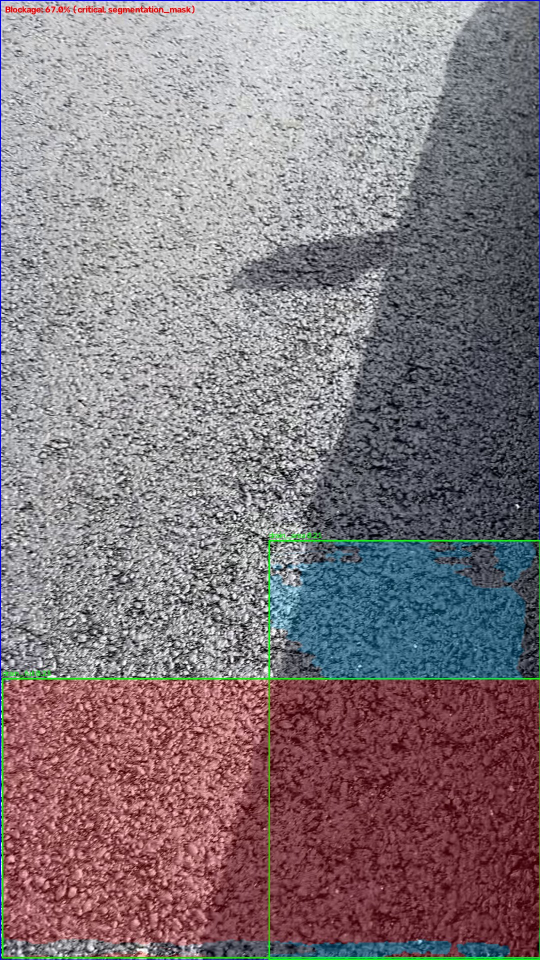
#> input picture analysis/new_data_spool/pending/1f7ae038-c70d-4d2b-9087-694e2da4acae.jpg, 1080 x 1920 px (shown at 1/2 size)
$ python review_negative_candidates.py ../analysis/new_data_spool/pending out
#> lines starting #> are read from the running program, lines starting #| are printed output that depends on the picture; after the words box and inside, x2 and y2 are one past the last pixel; in counts of white or black regions, pixels touching at a corner belong together
"""Interactively review field-video negative candidates.

Keys:
  N: confirm no drain and copy to the reviewed-negative staging set
  S: not a negative; keep out of the negative staging set
  U: uncertain; keep out of the negative staging set
  P: go to the previous candidate
  Q: save and quit
"""

from __future__ import annotations

import argparse
import csv
import shutil
from pathlib import Path


IMAGE_SUFFIXES = {".jpg", ".jpeg", ".png"}
STATUSES = {"confirmed_negative", "needs_label", "uncertain"}


def _load_review(review_csv: Path) -> dict[str, str]:
    if not review_csv.is_file():
        return {}
    with review_csv.open(encoding="utf-8", newline="") as stream:
        return {
            row["image"]: row["status"]
            for row in csv.DictReader(stream)
            if row.get("image") and row.get("status") in STATUSES
        }


def _save_review(review_csv: Path, statuses: dict[str, str]) -> None:
    review_csv.parent.mkdir(parents=True, exist_ok=True)
    temporary = review_csv.with_suffix(".tmp")
    with temporary.open("w", encoding="utf-8", newline="") as stream:
        writer = csv.DictWriter(stream, fieldnames=("image", "status"))
        writer.writeheader()
        for image in sorted(statuses):
            writer.writerow({"image": image, "status": statuses[image]})
    temporary.replace(review_csv)


def review_candidates(
    image_dir: str | Path,
    output_dir: str | Path,
    audit_csv: str | Path | None = None,
    window_width: int = 1200,
) -> dict[str, int]:
#> called with window_width = 1200
    try:
        import cv2
    except ImportError as exc:
        raise RuntimeError("OpenCV is required for candidate review") from exc

    image_dir = Path(image_dir)
    output_dir = Path(output_dir)
    review_csv = image_dir / "review.csv"
    image_paths = sorted(
        path for path in image_dir.iterdir()
        if path.is_file() and path.suffix.lower() in IMAGE_SUFFIXES
    )
    if not image_paths:
        raise ValueError(f"No candidate images found in {image_dir}")
    if window_width <= 0:
        raise ValueError("window_width must be positive")

    audit = {}
    if audit_csv is not None and Path(audit_csv).is_file():
        with Path(audit_csv).open(encoding="utf-8", newline="") as stream:
            audit = {row["image"]: row for row in csv.DictReader(stream)}

    statuses = _load_review(review_csv)
    image_output = output_dir / "images"
    label_output = output_dir / "labels"
    image_output.mkdir(parents=True, exist_ok=True)
    label_output.mkdir(parents=True, exist_ok=True)

    window = "negative candidate review"
    cv2.namedWindow(window, cv2.WINDOW_NORMAL)
    cv2.resizeWindow(window, window_width, window_width)
    index = next(
        (position for position, path in enumerate(image_paths) if path.name not in statuses),
        len(image_paths),
    )
    try:
        while 0 <= index < len(image_paths):
            image_path = image_paths[index]
            image = cv2.imread(str(image_path))
#> image is the input picture: shape (1920, 1080, 3); mean B, G, R 126.1, 121, 133.2
            if image is None:
                statuses[image_path.name] = "uncertain"
                index += 1
                continue

            scale = min(1.0, window_width / image.shape[1])
#> scale = 1
            display = cv2.resize(
                image,
                (max(1, int(round(image.shape[1] * scale))), max(1, int(round(image.shape[0] * scale)))),
                interpolation=cv2.INTER_AREA,
            )
            audit_row = audit.get(image_path.name, {})
            hit = audit_row.get("detection_count", "0")
            header = (
                f"{index + 1}/{len(image_paths)} {image_path.name} "
                f"legacy_hit={hit} | N negative S needs_label U uncertain P previous Q quit"
            )
            cv2.putText(
                display,
                header,
                (8, 25),
                cv2.FONT_HERSHEY_SIMPLEX,
                0.55,
                (0, 255, 255),
                2,
                cv2.LINE_AA,
            )
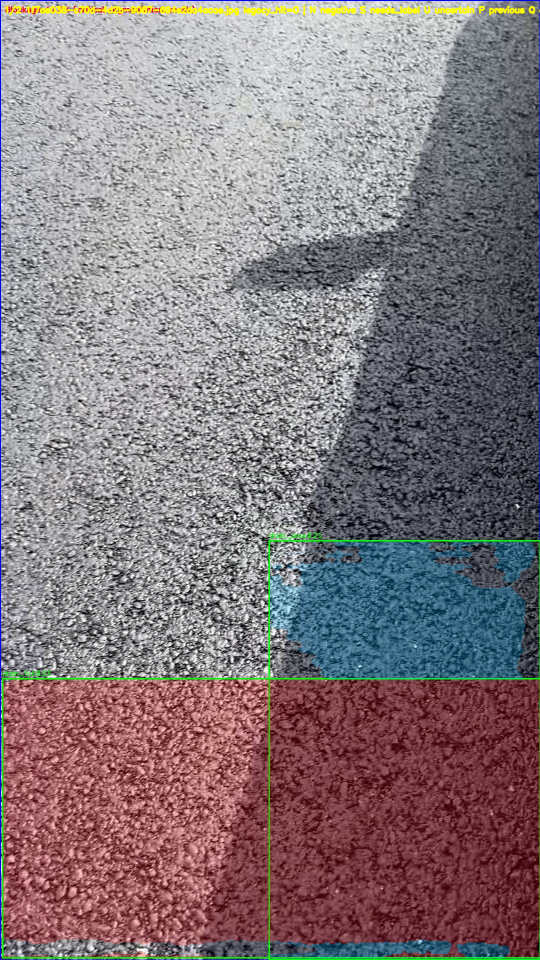
#> display: shape (1920, 1080, 3) (shown at 1/2 size); 0.56% of pixels changed, all inside (x1, y1, x2, y2) = (9, 10, 1080, 32)
            cv2.imshow(window, display)
            key = cv2.waitKey(0) & 0xFF
#> (key q is pressed here)
            if key == ord("q"):
                break
            if key == ord("p"):
                index = max(0, index - 1)
                continue
            if key not in (ord("n"), ord("s"), ord("u")):
                continue

            status = {
                ord("n"): "confirmed_negative",
                ord("s"): "needs_label",
                ord("u"): "uncertain",
            }[key]
            statuses[image_path.name] = status
            if status == "confirmed_negative":
                shutil.copy2(image_path, image_output / image_path.name)
                (label_output / f"{image_path.stem}.txt").write_text("", encoding="utf-8")
            else:
                (image_output / image_path.name).unlink(missing_ok=True)
                (label_output / f"{image_path.stem}.txt").unlink(missing_ok=True)
            _save_review(review_csv, statuses)
            index += 1
    finally:
        cv2.destroyWindow(window)
        _save_review(review_csv, statuses)

    counts = {status: sum(value == status for value in statuses.values()) for status in STATUSES}
    return counts


def main() -> int:
    parser = argparse.ArgumentParser(description=__doc__)
    parser.add_argument("image_dir", type=Path)
    parser.add_argument("output_dir", type=Path)
    parser.add_argument("--audit-csv", type=Path)
    parser.add_argument("--window-width", type=int, default=1200)
    args = parser.parse_args()

    counts = review_candidates(
        args.image_dir,
        args.output_dir,
        audit_csv=args.audit_csv,
        window_width=args.window_width,
    )
    print(f"Review state: {counts}")
    print(f"Review log: {args.image_dir / 'review.csv'}")
    print(f"Confirmed-negative staging set: {args.output_dir}")
    return 0


if __name__ == "__main__":
    raise SystemExit(main())
#> (the program exits here)

$ run again, on analysis/new_data_spool/pending/4bff6901-2fb8-4fbd-9b57-aa2b2ef58777.jpg
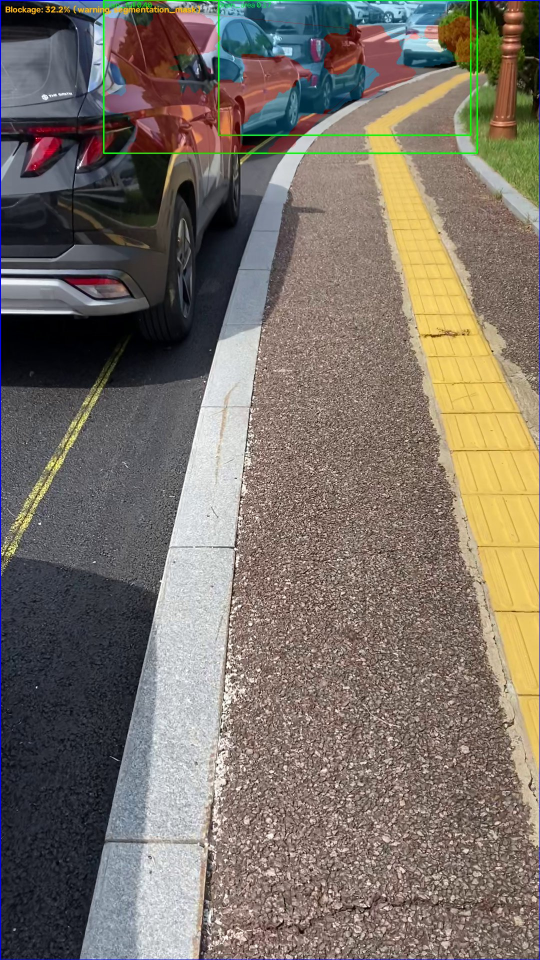
#> input picture analysis/new_data_spool/pending/4bff6901-2fb8-4fbd-9b57-aa2b2ef58777.jpg, 1080 x 1920 px (shown at 1/2 size)
#> in review_candidates, image is the input picture: shape (1920, 1080, 3); mean B, G, R 103.2, 112.4, 121.5
#> in review_candidates, `cv2.putText( display, header, (8, 25), cv2.FONT_HERSHEY_SIMPLEX, 0.55,..`:
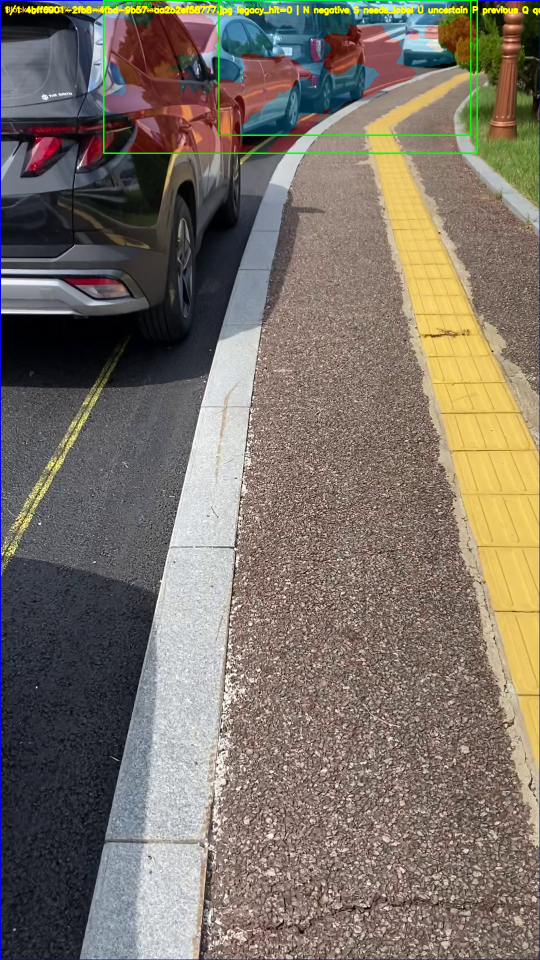
#> display: shape (1920, 1080, 3) (shown at 1/2 size); 0.57% of pixels changed, all inside (x1, y1, x2, y2) = (9, 10, 1080, 32)

$ run again, on analysis/new_data_spool/pending/635a07cf-c8fc-4061-9413-9ef05b72be41.jpg
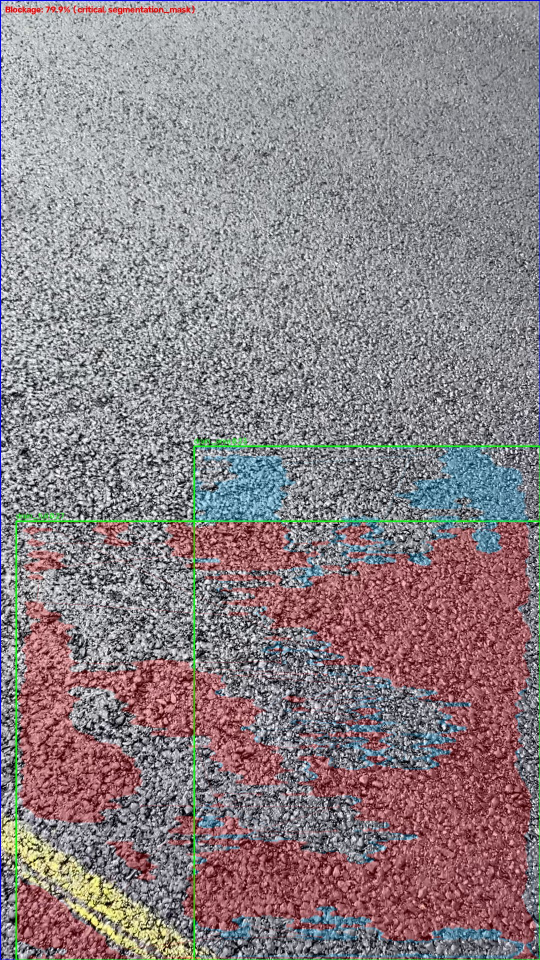
#> input picture analysis/new_data_spool/pending/635a07cf-c8fc-4061-9413-9ef05b72be41.jpg, 1080 x 1920 px (shown at 1/2 size)
#> in review_candidates, image is the input picture: shape (1920, 1080, 3); mean B, G, R 134, 129.9, 140.9
#> in review_candidates, `cv2.putText( display, header, (8, 25), cv2.FONT_HERSHEY_SIMPLEX, 0.55,..`:
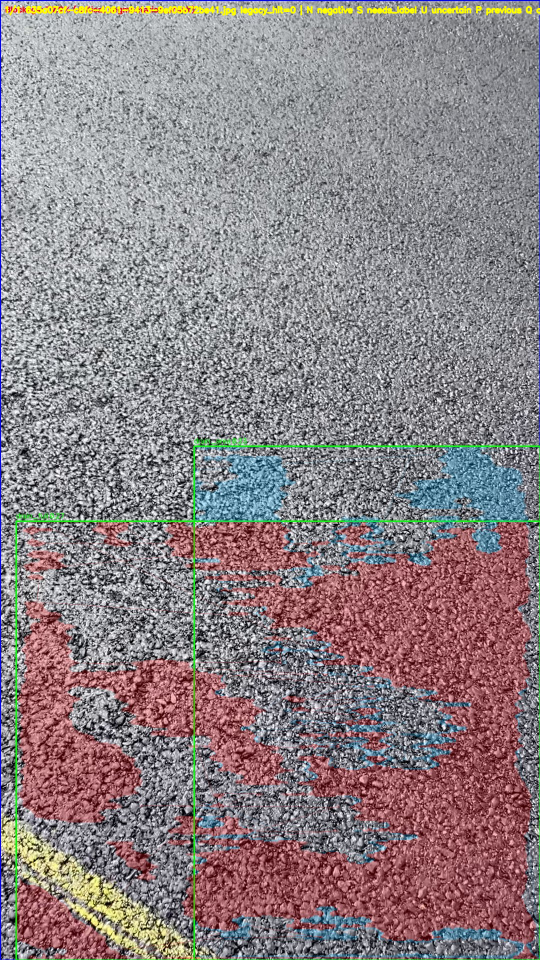
#> display: shape (1920, 1080, 3) (shown at 1/2 size); 0.56% of pixels changed, all inside (x1, y1, x2, y2) = (9, 10, 1080, 32)

$ run again, on analysis/new_data_spool/pending/80013f85-2479-4d7f-b114-e1d498df1df5.jpg
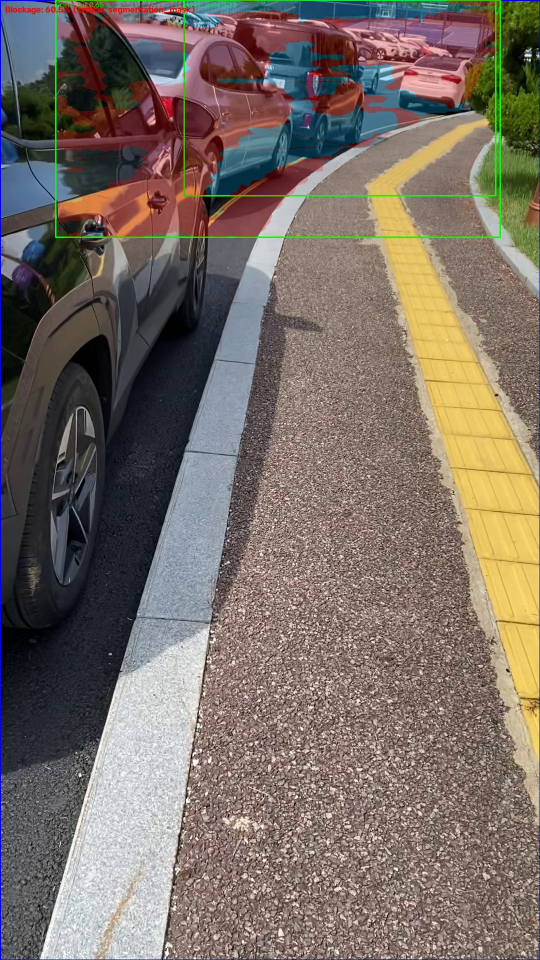
#> input picture analysis/new_data_spool/pending/80013f85-2479-4d7f-b114-e1d498df1df5.jpg, 1080 x 1920 px (shown at 1/2 size)
#> in review_candidates, image is the input picture: shape (1920, 1080, 3); mean B, G, R 101.2, 110.1, 121.1
#> in review_candidates, `cv2.putText( display, header, (8, 25), cv2.FONT_HERSHEY_SIMPLEX, 0.55,..`:
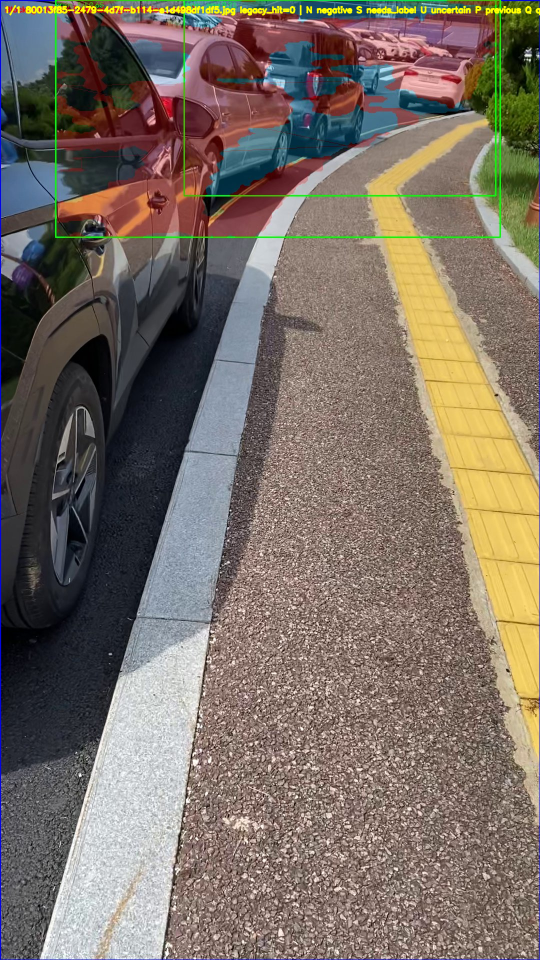
#> display: shape (1920, 1080, 3) (shown at 1/2 size); 0.56% of pixels changed, all inside (x1, y1, x2, y2) = (9, 10, 1080, 32)
